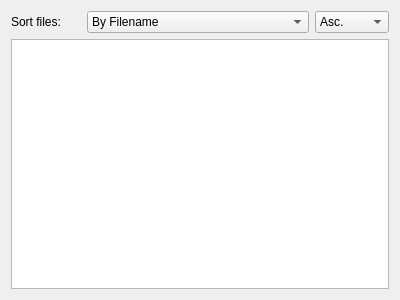
<?xml version="1.0" encoding="UTF-8"?>
<ui version="4.0">
 <class>FileExplorerTab</class>
 <widget class="QWidget" name="FileExplorerTab">
  <property name="geometry">
   <rect>
    <x>0</x>
    <y>0</y>
    <width>400</width>
    <height>300</height>
   </rect>
  </property>
  <property name="windowTitle">
   <string>Form</string>
  </property>
  <layout class="QVBoxLayout" name="verticalLayout">
   <item>
    <layout class="QHBoxLayout" name="horizontalLayout_3">
     <property name="topMargin">
      <number>0</number>
     </property>
     <item>
      <widget class="QLabel" name="labelExplorerSort">
       <property name="sizePolicy">
        <sizepolicy hsizetype="Preferred" vsizetype="Preferred">
         <horstretch>1</horstretch>
         <verstretch>0</verstretch>
        </sizepolicy>
       </property>
       <property name="maximumSize">
        <size>
         <width>70</width>
         <height>16777215</height>
        </size>
       </property>
       <property name="text">
        <string>Sort files:</string>
       </property>
      </widget>
     </item>
     <item>
      <widget class="QComboBox" name="comboBoxExplorerSortType">
       <property name="sizePolicy">
        <sizepolicy hsizetype="Expanding" vsizetype="Fixed">
         <horstretch>3</horstretch>
         <verstretch>0</verstretch>
        </sizepolicy>
       </property>
       <item>
        <property name="text">
         <string>By Filename</string>
        </property>
       </item>
       <item>
        <property name="text">
         <string>By Timestamp</string>
        </property>
       </item>
      </widget>
     </item>
     <item>
      <widget class="QComboBox" name="comboBoxExplorerSortOrder">
       <property name="sizePolicy">
        <sizepolicy hsizetype="Expanding" vsizetype="Fixed">
         <horstretch>1</horstretch>
         <verstretch>0</verstretch>
        </sizepolicy>
       </property>
       <item>
        <property name="text">
         <string>Asc.</string>
        </property>
       </item>
       <item>
        <property name="text">
         <string>Desc.</string>
        </property>
       </item>
      </widget>
     </item>
    </layout>
   </item>
   <item>
    <widget class="QTreeView" name="exploreView">
     <property name="selectionMode">
      <enum>QAbstractItemView::ExtendedSelection</enum>
     </property>
     <property name="sortingEnabled">
      <bool>true</bool>
     </property>
     <attribute name="headerVisible">
      <bool>false</bool>
     </attribute>
    </widget>
   </item>
  </layout>
 </widget>
 <resources/>
 <connections/>
</ui>
